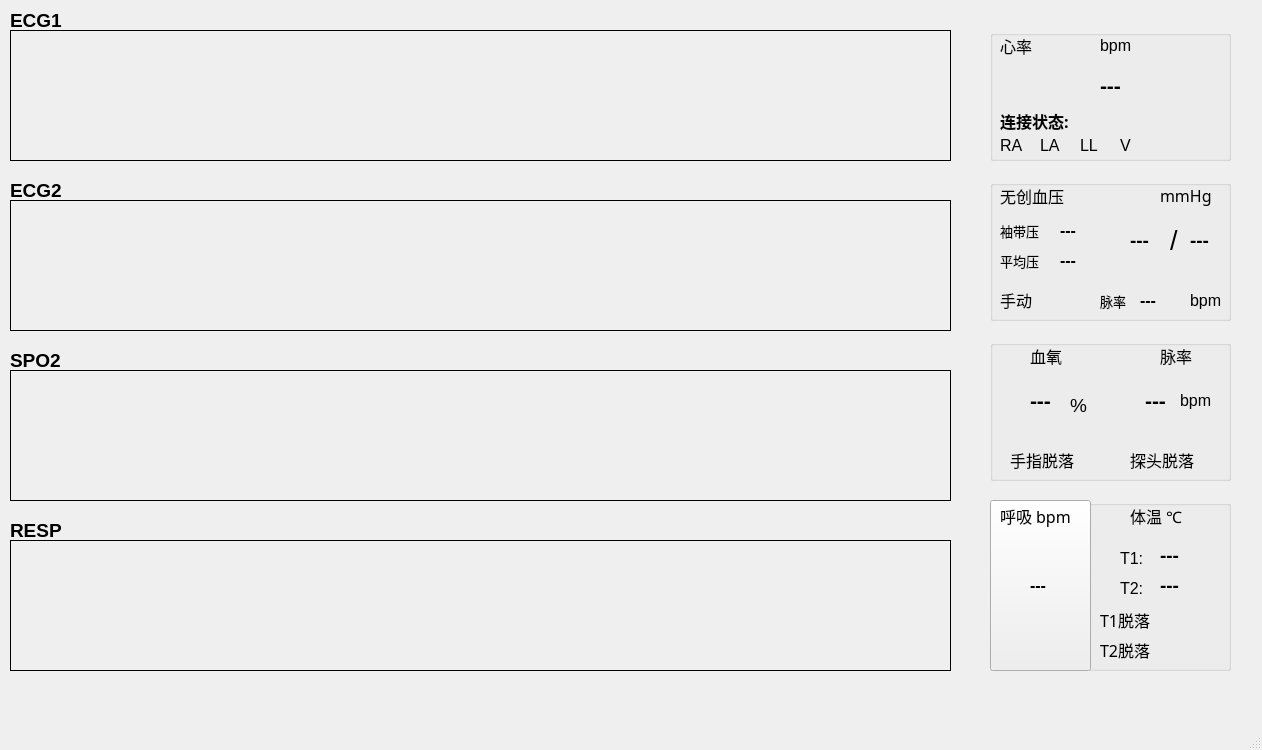
<?xml version="1.0" encoding="UTF-8"?>
<ui version="4.0">
 <class>MainWindow</class>
 <widget class="QMainWindow" name="MainWindow">
  <property name="geometry">
   <rect>
    <x>0</x>
    <y>0</y>
    <width>1262</width>
    <height>750</height>
   </rect>
  </property>
  <property name="windowTitle">
   <string>MainWindow</string>
  </property>
  <widget class="QWidget" name="centralwidget">
   <widget class="QLabel" name="ecg1Label">
    <property name="geometry">
     <rect>
      <x>10</x>
      <y>10</y>
      <width>72</width>
      <height>21</height>
     </rect>
    </property>
    <property name="font">
     <font>
      <family>Arial</family>
      <pointsize>14</pointsize>
      <weight>75</weight>
      <bold>true</bold>
     </font>
    </property>
    <property name="text">
     <string>ECG1</string>
    </property>
   </widget>
   <widget class="QLabel" name="ecg1WaveLabel">
    <property name="geometry">
     <rect>
      <x>10</x>
      <y>30</y>
      <width>941</width>
      <height>131</height>
     </rect>
    </property>
    <property name="font">
     <font>
      <family>Arial</family>
      <pointsize>11</pointsize>
     </font>
    </property>
    <property name="frameShape">
     <enum>QFrame::Panel</enum>
    </property>
    <property name="text">
     <string/>
    </property>
   </widget>
   <widget class="QLabel" name="ecg2Label">
    <property name="geometry">
     <rect>
      <x>10</x>
      <y>180</y>
      <width>72</width>
      <height>20</height>
     </rect>
    </property>
    <property name="font">
     <font>
      <family>Arial</family>
      <pointsize>14</pointsize>
      <weight>75</weight>
      <bold>true</bold>
     </font>
    </property>
    <property name="text">
     <string>ECG2</string>
    </property>
   </widget>
   <widget class="QLabel" name="ecg2WaveLabel">
    <property name="geometry">
     <rect>
      <x>10</x>
      <y>200</y>
      <width>941</width>
      <height>131</height>
     </rect>
    </property>
    <property name="font">
     <font>
      <family>Arial</family>
      <pointsize>11</pointsize>
     </font>
    </property>
    <property name="frameShape">
     <enum>QFrame::Panel</enum>
    </property>
    <property name="frameShadow">
     <enum>QFrame::Plain</enum>
    </property>
    <property name="text">
     <string/>
    </property>
   </widget>
   <widget class="QLabel" name="spo2Label">
    <property name="geometry">
     <rect>
      <x>10</x>
      <y>350</y>
      <width>72</width>
      <height>20</height>
     </rect>
    </property>
    <property name="font">
     <font>
      <family>Arial</family>
      <pointsize>14</pointsize>
      <weight>75</weight>
      <bold>true</bold>
     </font>
    </property>
    <property name="text">
     <string>SPO2</string>
    </property>
   </widget>
   <widget class="QLabel" name="spo2WaveLabel">
    <property name="geometry">
     <rect>
      <x>10</x>
      <y>370</y>
      <width>941</width>
      <height>131</height>
     </rect>
    </property>
    <property name="font">
     <font>
      <family>Arial</family>
      <pointsize>11</pointsize>
     </font>
    </property>
    <property name="frameShape">
     <enum>QFrame::Panel</enum>
    </property>
    <property name="text">
     <string/>
    </property>
   </widget>
   <widget class="QLabel" name="respLabel">
    <property name="geometry">
     <rect>
      <x>10</x>
      <y>520</y>
      <width>72</width>
      <height>21</height>
     </rect>
    </property>
    <property name="font">
     <font>
      <family>Arial</family>
      <pointsize>14</pointsize>
      <weight>75</weight>
      <bold>true</bold>
     </font>
    </property>
    <property name="text">
     <string>RESP</string>
    </property>
   </widget>
   <widget class="QLabel" name="respWaveLabel">
    <property name="geometry">
     <rect>
      <x>10</x>
      <y>540</y>
      <width>941</width>
      <height>131</height>
     </rect>
    </property>
    <property name="font">
     <font>
      <family>Arial</family>
      <pointsize>11</pointsize>
     </font>
    </property>
    <property name="frameShape">
     <enum>QFrame::Panel</enum>
    </property>
    <property name="text">
     <string/>
    </property>
    <property name="margin">
     <number>0</number>
    </property>
   </widget>
   <widget class="QGroupBox" name="ecgInfoGroupBox">
    <property name="geometry">
     <rect>
      <x>990</x>
      <y>30</y>
      <width>241</width>
      <height>131</height>
     </rect>
    </property>
    <property name="font">
     <font>
      <family>Arial</family>
      <pointsize>12</pointsize>
     </font>
    </property>
    <property name="title">
     <string/>
    </property>
    <widget class="QLabel" name="heartRateTextLabel">
     <property name="geometry">
      <rect>
       <x>10</x>
       <y>5</y>
       <width>51</width>
       <height>21</height>
      </rect>
     </property>
     <property name="font">
      <font>
       <family>黑体</family>
       <pointsize>12</pointsize>
      </font>
     </property>
     <property name="text">
      <string>心率</string>
     </property>
    </widget>
    <widget class="QLabel" name="leadRALabel">
     <property name="geometry">
      <rect>
       <x>10</x>
       <y>100</y>
       <width>31</width>
       <height>31</height>
      </rect>
     </property>
     <property name="font">
      <font>
       <family>Arial</family>
       <pointsize>12</pointsize>
      </font>
     </property>
     <property name="text">
      <string>RA</string>
     </property>
    </widget>
    <widget class="QLabel" name="leadLALabel">
     <property name="geometry">
      <rect>
       <x>50</x>
       <y>100</y>
       <width>31</width>
       <height>31</height>
      </rect>
     </property>
     <property name="font">
      <font>
       <family>Arial</family>
       <pointsize>12</pointsize>
      </font>
     </property>
     <property name="text">
      <string>LA</string>
     </property>
    </widget>
    <widget class="QLabel" name="leadLLLabel">
     <property name="geometry">
      <rect>
       <x>90</x>
       <y>100</y>
       <width>21</width>
       <height>31</height>
      </rect>
     </property>
     <property name="font">
      <font>
       <family>Arial</family>
       <pointsize>12</pointsize>
      </font>
     </property>
     <property name="text">
      <string>LL</string>
     </property>
    </widget>
    <widget class="QLabel" name="heartRateUnitLabel">
     <property name="geometry">
      <rect>
       <x>110</x>
       <y>0</y>
       <width>41</width>
       <height>31</height>
      </rect>
     </property>
     <property name="font">
      <font>
       <family>Arial</family>
       <pointsize>12</pointsize>
      </font>
     </property>
     <property name="text">
      <string>bpm</string>
     </property>
    </widget>
    <widget class="QLabel" name="leadVLabel">
     <property name="geometry">
      <rect>
       <x>130</x>
       <y>100</y>
       <width>21</width>
       <height>31</height>
      </rect>
     </property>
     <property name="font">
      <font>
       <family>Arial</family>
       <pointsize>12</pointsize>
      </font>
     </property>
     <property name="text">
      <string>V</string>
     </property>
    </widget>
    <widget class="QLabel" name="heartRateLabel">
     <property name="geometry">
      <rect>
       <x>110</x>
       <y>40</y>
       <width>71</width>
       <height>31</height>
      </rect>
     </property>
     <property name="font">
      <font>
       <family>Arial</family>
       <pointsize>16</pointsize>
       <weight>75</weight>
       <bold>true</bold>
      </font>
     </property>
     <property name="text">
      <string>---</string>
     </property>
    </widget>
    <widget class="QLabel" name="heartLabel">
     <property name="geometry">
      <rect>
       <x>190</x>
       <y>80</y>
       <width>41</width>
       <height>41</height>
      </rect>
     </property>
     <property name="font">
      <font>
       <family>Arial</family>
       <pointsize>12</pointsize>
      </font>
     </property>
     <property name="text">
      <string/>
     </property>
     <property name="pixmap">
      <pixmap resource="img.qrc">:/new/prefix1/image/heart.png</pixmap>
     </property>
     <property name="scaledContents">
      <bool>true</bool>
     </property>
    </widget>
    <widget class="QLabel" name="StatusLabel">
     <property name="geometry">
      <rect>
       <x>10</x>
       <y>80</y>
       <width>91</width>
       <height>21</height>
      </rect>
     </property>
     <property name="font">
      <font>
       <family>黑体</family>
       <pointsize>12</pointsize>
       <weight>75</weight>
       <bold>true</bold>
      </font>
     </property>
     <property name="cursor">
      <cursorShape>ArrowCursor</cursorShape>
     </property>
     <property name="text">
      <string>连接状态:</string>
     </property>
    </widget>
   </widget>
   <widget class="QGroupBox" name="nibpInfoGroupBox">
    <property name="geometry">
     <rect>
      <x>990</x>
      <y>180</y>
      <width>241</width>
      <height>141</height>
     </rect>
    </property>
    <property name="font">
     <font>
      <family>Arial</family>
      <pointsize>12</pointsize>
     </font>
    </property>
    <property name="title">
     <string/>
    </property>
    <widget class="QLabel" name="nibpTextLabel">
     <property name="geometry">
      <rect>
       <x>10</x>
       <y>0</y>
       <width>81</width>
       <height>31</height>
      </rect>
     </property>
     <property name="font">
      <font>
       <family>黑体</family>
       <pointsize>12</pointsize>
      </font>
     </property>
     <property name="text">
      <string>无创血压</string>
     </property>
    </widget>
    <widget class="QLabel" name="nibpModeLabel">
     <property name="geometry">
      <rect>
       <x>10</x>
       <y>110</y>
       <width>51</width>
       <height>20</height>
      </rect>
     </property>
     <property name="font">
      <font>
       <family>黑体</family>
       <pointsize>12</pointsize>
      </font>
     </property>
     <property name="text">
      <string>手动</string>
     </property>
    </widget>
    <widget class="QLabel" name="nibpPRLabel">
     <property name="geometry">
      <rect>
       <x>150</x>
       <y>110</y>
       <width>41</width>
       <height>21</height>
      </rect>
     </property>
     <property name="font">
      <font>
       <family>Arial</family>
       <pointsize>12</pointsize>
       <weight>75</weight>
       <bold>true</bold>
      </font>
     </property>
     <property name="text">
      <string>---</string>
     </property>
    </widget>
    <widget class="QLabel" name="nibpPRUnitLabel">
     <property name="geometry">
      <rect>
       <x>200</x>
       <y>110</y>
       <width>41</width>
       <height>21</height>
      </rect>
     </property>
     <property name="font">
      <font>
       <family>Arial</family>
       <pointsize>12</pointsize>
      </font>
     </property>
     <property name="text">
      <string>bpm</string>
     </property>
    </widget>
    <widget class="QLabel" name="cufPressureLabel">
     <property name="geometry">
      <rect>
       <x>70</x>
       <y>40</y>
       <width>41</width>
       <height>20</height>
      </rect>
     </property>
     <property name="font">
      <font>
       <family>Arial</family>
       <pointsize>12</pointsize>
       <weight>75</weight>
       <bold>true</bold>
      </font>
     </property>
     <property name="text">
      <string>---</string>
     </property>
    </widget>
    <widget class="QLabel" name="mapPressureLabel">
     <property name="geometry">
      <rect>
       <x>70</x>
       <y>70</y>
       <width>41</width>
       <height>21</height>
      </rect>
     </property>
     <property name="font">
      <font>
       <family>Arial</family>
       <pointsize>12</pointsize>
       <weight>75</weight>
       <bold>true</bold>
      </font>
     </property>
     <property name="text">
      <string>---</string>
     </property>
    </widget>
    <widget class="QLabel" name="slashLabel">
     <property name="geometry">
      <rect>
       <x>180</x>
       <y>40</y>
       <width>16</width>
       <height>41</height>
      </rect>
     </property>
     <property name="font">
      <font>
       <family>Arial</family>
       <pointsize>20</pointsize>
       <weight>50</weight>
       <bold>false</bold>
      </font>
     </property>
     <property name="text">
      <string>/</string>
     </property>
    </widget>
    <widget class="QLabel" name="diaPressureLabel">
     <property name="geometry">
      <rect>
       <x>200</x>
       <y>40</y>
       <width>41</width>
       <height>41</height>
      </rect>
     </property>
     <property name="font">
      <font>
       <family>Arial</family>
       <pointsize>14</pointsize>
       <weight>75</weight>
       <bold>true</bold>
      </font>
     </property>
     <property name="text">
      <string>---</string>
     </property>
    </widget>
    <widget class="QLabel" name="sysPressureLabel">
     <property name="geometry">
      <rect>
       <x>140</x>
       <y>40</y>
       <width>41</width>
       <height>41</height>
      </rect>
     </property>
     <property name="font">
      <font>
       <family>Arial</family>
       <pointsize>14</pointsize>
       <weight>75</weight>
       <bold>true</bold>
      </font>
     </property>
     <property name="text">
      <string>---</string>
     </property>
    </widget>
    <widget class="QLabel" name="nibpUnitLabel">
     <property name="geometry">
      <rect>
       <x>170</x>
       <y>0</y>
       <width>51</width>
       <height>31</height>
      </rect>
     </property>
     <property name="font">
      <font>
       <family>黑体</family>
       <pointsize>12</pointsize>
      </font>
     </property>
     <property name="text">
      <string>mmHg</string>
     </property>
    </widget>
    <widget class="QLabel" name="nibpTextLabel_2">
     <property name="geometry">
      <rect>
       <x>10</x>
       <y>40</y>
       <width>51</width>
       <height>21</height>
      </rect>
     </property>
     <property name="font">
      <font>
       <family>黑体</family>
       <pointsize>10</pointsize>
      </font>
     </property>
     <property name="text">
      <string>袖带压</string>
     </property>
    </widget>
    <widget class="QLabel" name="nibpTextLabel_3">
     <property name="geometry">
      <rect>
       <x>10</x>
       <y>70</y>
       <width>51</width>
       <height>21</height>
      </rect>
     </property>
     <property name="font">
      <font>
       <family>黑体</family>
       <pointsize>10</pointsize>
      </font>
     </property>
     <property name="text">
      <string>平均压</string>
     </property>
    </widget>
    <widget class="QLabel" name="nibpTextLabel_4">
     <property name="geometry">
      <rect>
       <x>110</x>
       <y>110</y>
       <width>41</width>
       <height>21</height>
      </rect>
     </property>
     <property name="font">
      <font>
       <family>黑体</family>
       <pointsize>10</pointsize>
      </font>
     </property>
     <property name="text">
      <string>脉率</string>
     </property>
    </widget>
   </widget>
   <widget class="QGroupBox" name="spo2InfoGroupBox">
    <property name="geometry">
     <rect>
      <x>990</x>
      <y>340</y>
      <width>241</width>
      <height>141</height>
     </rect>
    </property>
    <property name="font">
     <font>
      <family>Arial</family>
      <pointsize>12</pointsize>
     </font>
    </property>
    <property name="title">
     <string/>
    </property>
    <widget class="QLabel" name="spo2InfoLabel">
     <property name="geometry">
      <rect>
       <x>40</x>
       <y>0</y>
       <width>51</width>
       <height>31</height>
      </rect>
     </property>
     <property name="font">
      <font>
       <family>黑体</family>
       <pointsize>12</pointsize>
      </font>
     </property>
     <property name="text">
      <string>血氧</string>
     </property>
    </widget>
    <widget class="QLabel" name="labelSPO2FingerOff">
     <property name="geometry">
      <rect>
       <x>20</x>
       <y>110</y>
       <width>81</width>
       <height>20</height>
      </rect>
     </property>
     <property name="font">
      <font>
       <family>黑体</family>
       <pointsize>12</pointsize>
      </font>
     </property>
     <property name="text">
      <string>手指脱落</string>
     </property>
    </widget>
    <widget class="QLabel" name="labelSPO2PrbOff">
     <property name="geometry">
      <rect>
       <x>140</x>
       <y>110</y>
       <width>81</width>
       <height>20</height>
      </rect>
     </property>
     <property name="font">
      <font>
       <family>黑体</family>
       <pointsize>12</pointsize>
      </font>
     </property>
     <property name="text">
      <string>探头脱落</string>
     </property>
    </widget>
    <widget class="QLabel" name="spo2PRUnitLabel">
     <property name="geometry">
      <rect>
       <x>190</x>
       <y>50</y>
       <width>41</width>
       <height>21</height>
      </rect>
     </property>
     <property name="font">
      <font>
       <family>Arial</family>
       <pointsize>12</pointsize>
      </font>
     </property>
     <property name="text">
      <string>bpm</string>
     </property>
    </widget>
    <widget class="QLabel" name="labelSPO2Data">
     <property name="geometry">
      <rect>
       <x>40</x>
       <y>40</y>
       <width>41</width>
       <height>41</height>
      </rect>
     </property>
     <property name="font">
      <font>
       <family>Arial</family>
       <pointsize>16</pointsize>
       <weight>75</weight>
       <bold>true</bold>
      </font>
     </property>
     <property name="text">
      <string>---</string>
     </property>
    </widget>
    <widget class="QLabel" name="labelSPO2PR">
     <property name="geometry">
      <rect>
       <x>140</x>
       <y>40</y>
       <width>51</width>
       <height>41</height>
      </rect>
     </property>
     <property name="font">
      <font>
       <family>Arial</family>
       <pointsize>16</pointsize>
       <weight>75</weight>
       <bold>true</bold>
      </font>
     </property>
     <property name="text">
      <string>---</string>
     </property>
     <property name="alignment">
      <set>Qt::AlignCenter</set>
     </property>
    </widget>
    <widget class="QLabel" name="spo2UnitLabel">
     <property name="geometry">
      <rect>
       <x>80</x>
       <y>50</y>
       <width>21</width>
       <height>31</height>
      </rect>
     </property>
     <property name="font">
      <font>
       <family>Arial</family>
       <pointsize>14</pointsize>
      </font>
     </property>
     <property name="text">
      <string>%</string>
     </property>
    </widget>
    <widget class="QLabel" name="pulseRateLabel">
     <property name="geometry">
      <rect>
       <x>170</x>
       <y>0</y>
       <width>41</width>
       <height>31</height>
      </rect>
     </property>
     <property name="font">
      <font>
       <family>黑体</family>
       <pointsize>12</pointsize>
      </font>
     </property>
     <property name="text">
      <string>脉率</string>
     </property>
    </widget>
   </widget>
   <widget class="QGroupBox" name="tempInfoGroupBox">
    <property name="geometry">
     <rect>
      <x>990</x>
      <y>500</y>
      <width>241</width>
      <height>171</height>
     </rect>
    </property>
    <property name="font">
     <font>
      <family>Arial</family>
      <pointsize>12</pointsize>
     </font>
    </property>
    <property name="title">
     <string/>
    </property>
    <widget class="QLabel" name="temp1LeadLabel">
     <property name="geometry">
      <rect>
       <x>110</x>
       <y>110</y>
       <width>61</width>
       <height>20</height>
      </rect>
     </property>
     <property name="font">
      <font>
       <family>黑体</family>
       <pointsize>12</pointsize>
      </font>
     </property>
     <property name="text">
      <string>T1脱落</string>
     </property>
    </widget>
    <widget class="QLabel" name="temp2LeadLabel">
     <property name="geometry">
      <rect>
       <x>110</x>
       <y>140</y>
       <width>61</width>
       <height>20</height>
      </rect>
     </property>
     <property name="font">
      <font>
       <family>黑体</family>
       <pointsize>12</pointsize>
      </font>
     </property>
     <property name="text">
      <string>T2脱落</string>
     </property>
    </widget>
    <widget class="QLabel" name="temp1ValLabel">
     <property name="geometry">
      <rect>
       <x>170</x>
       <y>40</y>
       <width>71</width>
       <height>31</height>
      </rect>
     </property>
     <property name="font">
      <font>
       <family>Arial</family>
       <pointsize>14</pointsize>
       <weight>75</weight>
       <bold>true</bold>
      </font>
     </property>
     <property name="text">
      <string>---</string>
     </property>
    </widget>
    <widget class="QLabel" name="temp1Label">
     <property name="geometry">
      <rect>
       <x>130</x>
       <y>50</y>
       <width>31</width>
       <height>16</height>
      </rect>
     </property>
     <property name="font">
      <font>
       <family>Arial</family>
       <pointsize>12</pointsize>
      </font>
     </property>
     <property name="text">
      <string>T1:</string>
     </property>
    </widget>
    <widget class="QLabel" name="tempUnitLabel">
     <property name="geometry">
      <rect>
       <x>140</x>
       <y>0</y>
       <width>71</width>
       <height>31</height>
      </rect>
     </property>
     <property name="font">
      <font>
       <family>黑体</family>
       <pointsize>12</pointsize>
      </font>
     </property>
     <property name="text">
      <string>体温 ℃</string>
     </property>
    </widget>
    <widget class="QLabel" name="temp2Label">
     <property name="geometry">
      <rect>
       <x>130</x>
       <y>80</y>
       <width>31</width>
       <height>16</height>
      </rect>
     </property>
     <property name="font">
      <font>
       <family>Arial</family>
       <pointsize>12</pointsize>
      </font>
     </property>
     <property name="text">
      <string>T2:</string>
     </property>
    </widget>
    <widget class="QLabel" name="temp2ValLabel">
     <property name="geometry">
      <rect>
       <x>170</x>
       <y>70</y>
       <width>71</width>
       <height>31</height>
      </rect>
     </property>
     <property name="font">
      <font>
       <family>Arial</family>
       <pointsize>14</pointsize>
       <weight>75</weight>
       <bold>true</bold>
      </font>
     </property>
     <property name="text">
      <string>---</string>
     </property>
    </widget>
    <widget class="QPushButton" name="respInfoGroupBox">
     <property name="geometry">
      <rect>
       <x>0</x>
       <y>0</y>
       <width>101</width>
       <height>171</height>
      </rect>
     </property>
     <property name="text">
      <string/>
     </property>
    </widget>
    <widget class="QLabel" name="respUnitLabel">
     <property name="geometry">
      <rect>
       <x>10</x>
       <y>0</y>
       <width>81</width>
       <height>31</height>
      </rect>
     </property>
     <property name="font">
      <font>
       <family>黑体</family>
       <pointsize>12</pointsize>
      </font>
     </property>
     <property name="text">
      <string>呼吸 bpm</string>
     </property>
    </widget>
    <widget class="QLabel" name="respRateLabel">
     <property name="geometry">
      <rect>
       <x>40</x>
       <y>70</y>
       <width>31</width>
       <height>31</height>
      </rect>
     </property>
     <property name="font">
      <font>
       <family>Arial</family>
       <pointsize>12</pointsize>
       <weight>75</weight>
       <bold>true</bold>
      </font>
     </property>
     <property name="text">
      <string>---</string>
     </property>
    </widget>
   </widget>
  </widget>
  <widget class="QMenuBar" name="menubar">
   <property name="geometry">
    <rect>
     <x>0</x>
     <y>0</y>
     <width>1262</width>
     <height>26</height>
    </rect>
   </property>
  </widget>
  <widget class="QStatusBar" name="statusbar"/>
 </widget>
 <resources>
  <include location="img.qrc"/>
 </resources>
 <connections/>
</ui>
